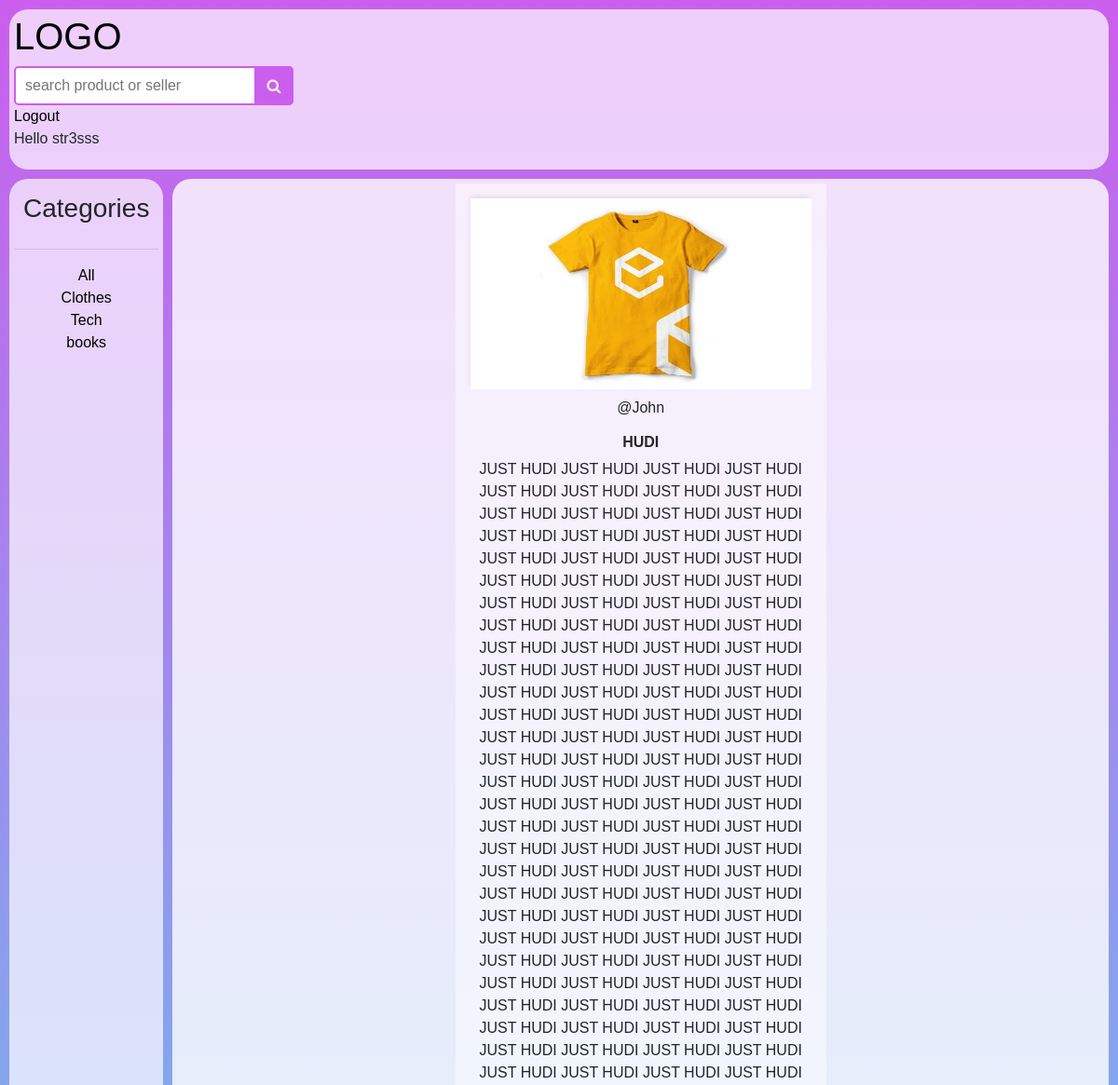
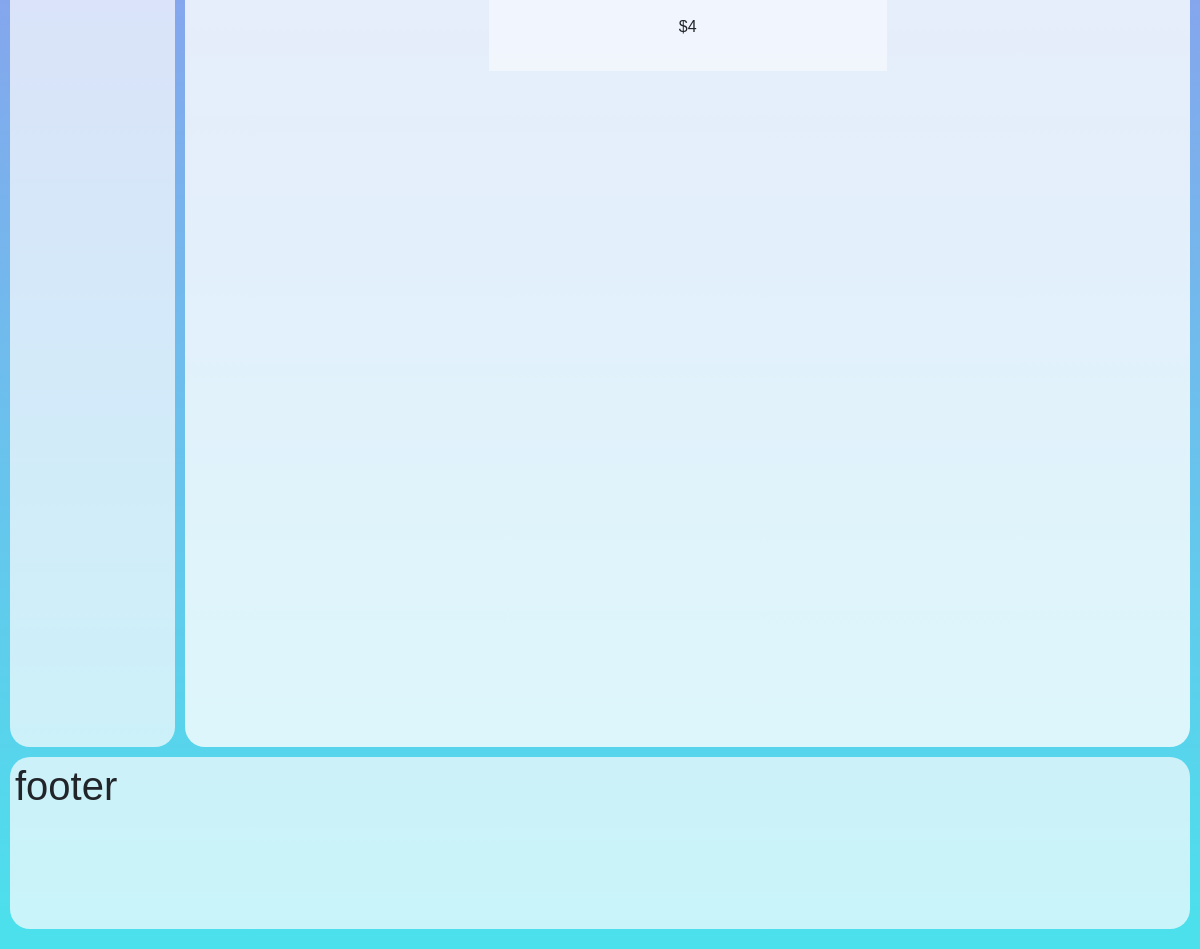
The page /product/c60f9ee2-b746-11ec-a160-94de8021488a/ (signed in) on the database its author committed (2 pictures, top to bottom).
### store/models.py (models this page shows, shortened)
class User(AbstractUser):
    email = models.EmailField(unique=True,max_length=250)
    avatar = models.ImageField(null=True, default="avatar.svg")

class Category(models.Model):
    name = models.CharField(max_length=200, db_index=True)
    slug = models.SlugField(max_length=200, db_index=True, unique=True)
    class Meta:
        ordering = ('name',)
        verbose_name = 'Category'
        verbose_name_plural = 'Categories'

class Product(models.Model):
    seller =  models.ForeignKey(User,on_delete=models.CASCADE ,related_name='products')
    category = models.ForeignKey(Category, related_name='products',on_delete=models.SET_NULL,null=True)
    name = models.CharField(max_length=200, db_index=True)
    image = models.ImageField(blank=True,null = True)
    description = models.TextField(blank=True)
    price = models.PositiveIntegerField()
    quantity = models.PositiveIntegerField()
    available = models.BooleanField(default=True)
    created = models.DateTimeField(auto_now_add=True)
    updated = models.DateTimeField(auto_now=True)
    id = models.UUIDField(primary_key=True, default=uuid.uuid1, editable=False)
    class Meta:
        ordering = ('name',)
        verbose_name = 'Товар'
        verbose_name_plural = 'Товары'
    @property
    def ImageURL(self):
        try:
            url = self.image.url
        except:
            url = ''
        return url

### store/views.py (the view)
# urls.py: path('product/<uuid:uuid>/',views.product_detail,name = 'product'),
def product_detail(request,uuid):
    categories = Category.objects.all()
    product = get_object_or_404(Product,id=uuid,available=True)
    context = {'product':product,'categories':categories}
    return render(request,'store/product_detail.html',context)

### store/templates/store/product_detail.html
{% include 'main.html' %}
<nav>
    <h3 style='align:center; padding:10px;'>Categories</h3>
    <hr>
    <div align='center'>
        <a href="{% url 'store' %}">All</a>
    </div>
    {% for category in categories %}
     <div align = 'center'>
        <a href="{% url 'store' %}?search={{category.slug}}">{{category.name}}</a>
    </div>
    {% endfor %}
</nav>
<section>
    <div style='margin:0% 30% 0% 30%' align='center'>
        <div class='product-wrapper'>
        <img src="{{product.ImageURL}}" class='thumbnail'>
        <h6 style=" align: right; padding-top:10px">@{{product.seller.username}}</h6>
        <h6 style=" padding-top:10px;align:left;" ><strong>{{product.name}}</strong></h6>
        <p>{{product.description}}</p>
        <p>${{product.price}}</p>
        </div>
    </div>
</section>
<footer>
    <h1>footer</h1>
</footer>

### templates/main.html (shortened to what this page needs)
<!DOCTYPE html>
{% load static %}
<html lang="en">
<head>
    <link rel='stylesheet' href='https://cdnjs.cloudflare.com/ajax/libs/twitter-bootstrap/4.0.0-alpha/css/bootstrap.min.css'>
    <link rel='stylesheet' href='https://maxcdn.bootstrapcdn.com/font-awesome/4.4.0/css/font-awesome.min.css'>
    <link rel="stylesheet" href="https://cdnjs.cloudflare.com/ajax/libs/meyer-reset/2.0/reset.min.css">
    <link rel="stylesheet" href="https://stackpath.bootstrapcdn.com/bootstrap/4.4.1/css/bootstrap.min.css">
    <link rel="stylesheet" href="{%static 'style/main.css' %}">
</head>
<body>
    <header>
        <div >
        <a href="/">
            <h1>LOGO</h1>
        </a>
        <form action="{% url 'store' %}" method="get" class='form-search'>
            <input type="text" name='search' placeholder='search product or seller' class='input-search'>
            <button type="submit" class='button-search'></button>
        </form>
        {% if request.user.is_authenticated %}
        <a href="{% url 'logout' %}">Logout<a/>
        <p align='left'><span>Hello {{request.user.username}}</span></p>
        {% else %}
        <a href="{% url 'login' %}">LOGIN</a>
        {% endif %}
        </div>
    </header>
</body>
</html>

### static/style/main.css (style rules this page uses)
* { scrollbar-width: thin; scrollbar-color: rgb(255, 255, 255) rgb(0, 0, 0); }
body { font-family: 'Montserrat', sans-serif; display: grid; grid-template-areas: "header header header" "nav section section" "footer footer footer"; grid-template-rows: 1fr 10fr 1fr; grid-template-columns: 1fr 11fr; grid-gap: 10px; margin: 10px; background: linear-gradient(#cb5eee,#4be1ec); }
header { background: #fffeffb2; border-radius: 20px; grid-area: header; }
nav { background: #fffeffb2; border-radius: 20px; grid-area: nav; }
section { background: #ffffffcb; border-radius: 20px; grid-area: section; }
footer { background: #fffeffb2; border-radius: 20px; grid-area: footer; }
header, nav, section, aside, footer { padding: 5px; }
.form-search { vertical-align: middle; position: relative; width: 300px; margin: 0 ; }
.input-search { width: 100%; height: 42px; padding-left: 10px; border: 2px solid #cb5eee; border-radius: 5px; outline: none; background: #ffffff; }
.button-search { position: absolute; top: 0; right: 0px; width: 42px; height: 42px; border: none; background: #cb5eee; border-radius: 0 5px 5px 0; cursor: pointer; }
.button-search:before { content: "\f002"; font-family: FontAwesome; font-size: 16px; color: #F9F0DA; }
.product-wrapper { padding: 1em; background-color: #ffffff6e; }
.thumbnail { width: 100%; height: auto; -webkit-box-shadow: -1px -3px 5px -2px rgba(214,214,214,1); -moz-box-shadow: -1px -3px 5px -2px rgba(214,214,214,1); box-shadow: -1px -3px 5px -2px rgba(214,214,214,1); }
h1,h2,h3,h4,h5,h6 { font-family: 'Montserrat', sans-serif; }
a { color: #000; text-decoration: none; }

### rows shown on the page
User: user.username "str3sss"
Category: name "Clothes"
Category: name "Tech"
Category: name "books"
Product: ImageURL (picture), seller.username "John", name "HUDI", description "JUST HUDI JUST HUDI JUST HUDI JUST HUDI JUST HUDI JUST HUDI JUST HUDI JUST HUDI JUST HUDI JUST HUDI JUST HUDI JUST HUDI JUST HUDI JUST HUDI JUST HUDI JUST HUDI JUST HUDI JUST HUDI JUST HUDI JUST HUDI JUST HUDI JUST HUDI JUST HUDI JUST HUDI JUST HUDI JUST HUDI JUST HUDI JUST HUDI JUST HUDI JUST HUDI JUST HUDI JUST HUDI JUST HUDI JUST HUDI JUST HUDI JUST HUDI JUST HUDI JUST HUDI JUST HUDI JUST HUDI JUST HUDI JUST HUDI JUST HUDI JUST HUDI JUST HUDI JUST HUDI JUST HUDI JUST HUDI JUST HUDI JUST HUDI JUST HUDI JUST HUDI JUST HUDI JUST HUDI JUST HUDI JUST HUDI JUST HUDI JUST HUDI JUST HUDI JUST HUDI JUST HUDI JUST HUDI JUST HUDI JUST HUDI JUST HUDI JUST HUDI JUST HUDI JUST HUDI JUST HUDI JUST HUDI…", price "4"
